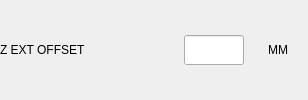
                     <widget class="QWidget" name="widget_ext_offset" native="true">
                      <layout class="QHBoxLayout" name="horizontalLayout_48">
                       <property name="spacing">
                        <number>4</number>
                       </property>
                       <property name="leftMargin">
                        <number>0</number>
                       </property>
                       <property name="topMargin">
                        <number>0</number>
                       </property>
                       <property name="rightMargin">
                        <number>0</number>
                       </property>
                       <property name="bottomMargin">
                        <number>0</number>
                       </property>
                       <item>
                        <widget class="QLabel" name="label_3">
                         <property name="sizePolicy">
                          <sizepolicy hsizetype="Preferred" vsizetype="Fixed">
                           <horstretch>0</horstretch>
                           <verstretch>0</verstretch>
                          </sizepolicy>
                         </property>
                         <property name="minimumSize">
                          <size>
                           <width>180</width>
                           <height>30</height>
                          </size>
                         </property>
                         <property name="maximumSize">
                          <size>
                           <width>180</width>
                           <height>30</height>
                          </size>
                         </property>
                         <property name="toolTip">
                          <string>Distance to raise Z axis during spindle pause</string>
                         </property>
                         <property name="text">
                          <string>Z EXT OFFSET</string>
                         </property>
                        </widget>
                       </item>
                       <item>
                        <widget class="QLineEdit" name="lineEdit_eoffset_count">
                         <property name="sizePolicy">
                          <sizepolicy hsizetype="Fixed" vsizetype="Fixed">
                           <horstretch>0</horstretch>
                           <verstretch>0</verstretch>
                          </sizepolicy>
                         </property>
                         <property name="minimumSize">
                          <size>
                           <width>60</width>
                           <height>30</height>
                          </size>
                         </property>
                         <property name="maximumSize">
                          <size>
                           <width>60</width>
                           <height>30</height>
                          </size>
                         </property>
                         <property name="maxLength">
                          <number>8</number>
                         </property>
                         <property name="alignment">
                          <set>Qt::AlignCenter</set>
                         </property>
                         <property name="readOnly">
                          <bool>false</bool>
                         </property>
                        </widget>
                       </item>
                       <item>
                        <widget class="QLabel" name="lbl_zoffset_units">
                         <property name="sizePolicy">
                          <sizepolicy hsizetype="Preferred" vsizetype="Fixed">
                           <horstretch>0</horstretch>
                           <verstretch>0</verstretch>
                          </sizepolicy>
                         </property>
                         <property name="minimumSize">
                          <size>
                           <width>60</width>
                           <height>30</height>
                          </size>
                         </property>
                         <property name="maximumSize">
                          <size>
                           <width>60</width>
                           <height>30</height>
                          </size>
                         </property>
                         <property name="text">
                          <string>MM</string>
                         </property>
                         <property name="alignment">
                          <set>Qt::AlignCenter</set>
                         </property>
                        </widget>
                       </item>
                      </layout>
                     </widget>
